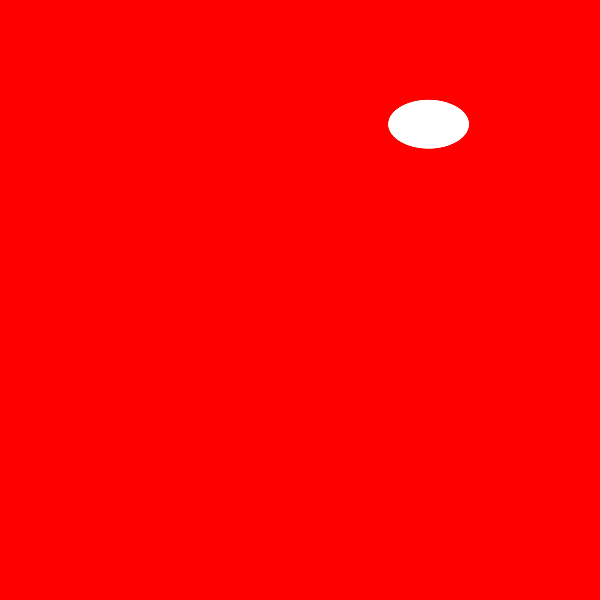
Frame 1 (no input)
Frame 60 (no input): identical to frame 1, image omitted
Frame 120 (the mouse pressed at the canvas centre since frame 60): identical to frame 1, image omitted

The p5.js sketch that drew this single still picture (run headless with seeded random() and noise() and a simulated clock; from frame 60 on, the mouse is pressed at the canvas centre):

// p5.js sketch
// ── sketch.js
// https://chat.openai.com/?model=text-davinci-002-render-sha

let splatters = [];

function setup() {
  createCanvas(600, 600);

  background(255,0,0);
  // Generate a random splatter
  let splatterX = random(width);
  let splatterY = random(height);
  let xSize = random(10, 50);
  let ySize = random(10, 50);
  splatters.push(new Splatter(splatterX, splatterY, xSize, ySize));
  splatters[0].splat();
  splatters[0].show();
}

function draw() {
  

}
// ── splatter.js
class Splatter {
    constructor(_x, _y, _xsize, _ysize) {
        this.px = _x;
        this.py = _y;
        this.xsize = _xsize;
        this.ysize = _ysize;
        // this.xsize = 40;
        // this.ysize = 50;
        this.spacing = random(10);
        this.spill = true;
        this.points = [];
    }

    splat() {
        for (let theta = 0; theta < 360; theta++) {
            let x = this.xsize * cos(theta);
            let y = this.ysize * sin(theta);
            if (this.points.length < 361) {
                this.points[theta] = createVector(x, y);
               
            }
        }
    }

        show() {
            translate(this.px, this.py);
            fill(255);
            stroke(255);
            beginShape();
            for (let p of this.points) {
                vertex(p.x, p.y);
            }
            endShape(CLOSE);
        }
    }
